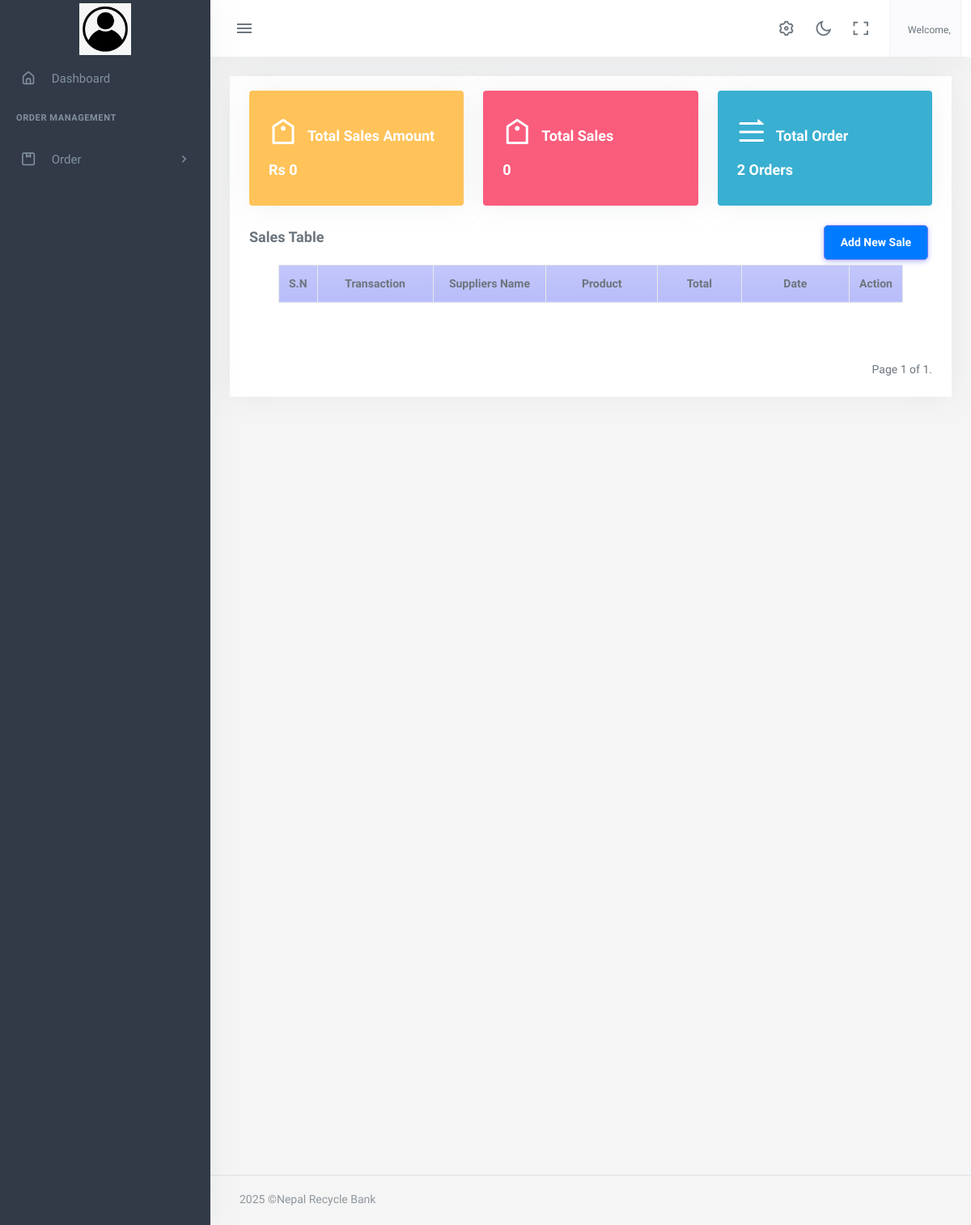
Before: /sales with the older database file.
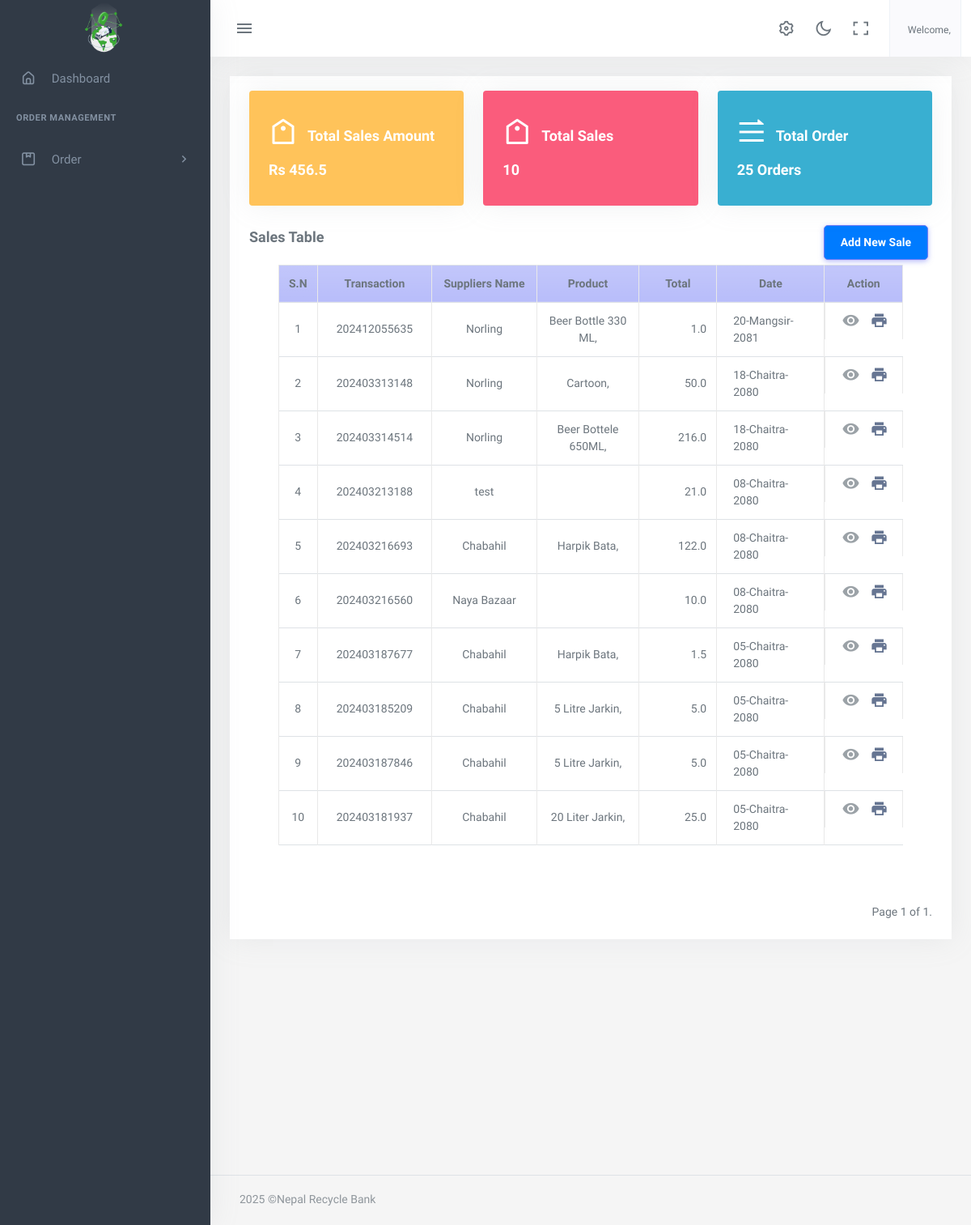
After: the same page with the newer database file.
### app2/models.py (models this page shows)
class AboutUS(models.Model):
    company_name=models.CharField(max_length=100)
    logo= models.ImageField(upload_to='logoimage/')
    address = models.CharField(max_length=1000)
    email = models.EmailField()
    contactNo= models.CharField(max_length=15)
    class Meta:
        ordering =['-id']

class Customers(models.Model):
    companyName=models.CharField(max_length=200)
    ownerName=models.CharField(max_length=200)
    address=models.CharField(max_length=200)
    phoneNo=models.PositiveBigIntegerField()
    def __str__(self):
        return self.ownerName
    class Meta:
        ordering =['-id']

### products/models.py (models this page shows, shortened)
class Invoice(models.Model):
    transaction = models.CharField(max_length = 250, default=generate_transaction_id, editable=False)
    customer = models.ForeignKey(Customers, on_delete=models.CASCADE,related_name='Customers',null=True,blank=True)
    total = models.FloatField(default= 0)
    date_created = models.CharField(max_length=50,default=nepali_datetime.date.today().strftime("%d-%B-%Y"), editable=False)
    def __str__(self):
        return self.transaction
    class Meta:
        ordering =['-id',]

class Invoice_Item(models.Model):
    invoice = models.ForeignKey(Invoice, on_delete=models.CASCADE, null=True, blank=True, related_name='invoice_items')
    product = models.ForeignKey(Product, on_delete=models.CASCADE)
    price = models.FloatField(default=0)
    quantity = models.FloatField(default=0)

class Product(models.Model):
    category = models.ForeignKey(Category, on_delete = models.CASCADE, related_name = 'product_category')
    product_name = models.CharField(max_length = 150)
    product_image = models.ImageField(upload_to='productimage/')
    previous_rate = models.FloatField(default=0)
    rate = models.FloatField()
    unit  = models.ForeignKey(Unit, on_delete= models.SET_NULL, null =True, blank=True, related_name ='product_unit')
    slug = AutoSlugField(populate_from ='product_name')
    order_number = models.IntegerField(null=True, blank=True, default=1)
    class Meta:
        ordering =['order_number']
    def __str__(self):
        return self.product_name

### app2/views.py (the view)
# urls.py: path('sales', views.sales, name='sales'),
def sales(request):
    items_per_page = 10
    sales_list = Invoice.objects.all()
    paginator = Paginator(sales_list, items_per_page)
    page = request.GET.get('page')
    try:
        sales = paginator.page(page)
    except PageNotAnInteger:
        sales = paginator.page(1)
    except EmptyPage:
        sales = paginator.page(paginator.num_pages)
    total_amount = sales_list.aggregate(total_cost=Sum('total'))['total_cost'] or 0
    total_sales= sales_list.count()
    return render(request,'app2/sales_table.html',{'sales':sales,'total_sales':total_sales,'total_amount':total_amount})

### app2/context_processors.py (called while the page is built)
def aboutus(request):
    pick_Up_Plans=Pick_Up_Plan.objects.all()
    aboutus = AboutUS.objects.first()
    return {'contact': aboutus,'details':pick_Up_Plans,'company':aboutus}

def usercount(request):
    totalClient = User.objects.filter(is_user= True).count
    return ({
        'totalClient':totalClient
    })

def invoice(request):
    received_orders = Order.objects.filter(order_status='received')
    paid_amount = received_orders.aggregate(total_cost=Sum('totalPrice'))['total_cost'] or 0
    order = Order.objects.all().count
    unreceived_orders = Order.objects.exclude(Q(order_status='received') | Q(order_status='pending'))
    unpaid_amount = unreceived_orders.aggregate(total_cost=Sum('totalPrice'))['total_cost'] or 0
    return({
        'paidamount':paid_amount,
        'totalOrders':order,
        'unpaidamount':unpaid_amount
    })

def notification(request):
    notifications = Pick_Up_Plan.objects.filter(date=datetime.today())
    return({
        'notifications':notifications
    })

def total_cashbook(request):
    dailytransactions_list = Daily.objects.all()
    grand_total = dailytransactions_list.aggregate(Sum('total'))['total__sum']
    return ({
        'grand_total':grand_total,
    })

### app2/templates/app2/sales_table.html (shortened to what this page needs)
{% extends 'app2/base.html' %}
{% load custome_filter %}
{% load static %}
{%block body %}
<div class="content-page">
  <div class="content">
    <div class="container-fluid">
      <div class="row pt-3">
        <div class="col-lg-12 col-md-12 col-sm-12 col-xs-12">
          <div class="card card-default rounded-0 shadow">
            <div class="card-header">
              <div class="row">
                <div class="col-md-4 ">
                    <div class="card p-3 bg-warning text-white ">
                        <div class="d-flex">
                            <i class="ri-price-tag-line fs-1"></i>
                            <h4 class="ps-2 pt-2"> Total Sales Amount</h4>
                        </div>
                        <h4>Rs {{total_amount}}</h4>
                    </div>
                </div>
                <div class="col-md-4 ">
                    <div class="card p-3 bg-danger text-white ">
                        <div class="d-flex">
                            <i class="ri-price-tag-line fs-1"></i>
                            <h4 class="ps-2 pt-2"> Total Sales</h4>
                        </div>
                        <h4>{{total_sales}}</h4>
                    </div>
                </div>
                <div class="col-md-4 ">
                   <a href="{% url 'dashboard:order_list'%}" style="color: white;"> <div class="card p-3 bg-info text-white">
                        <div class="d-flex">
                            <i class="ri-order-play-line fs-1"></i>
                            <h4 class ="ps-2 pt-2" style="color: white;">Total Order</h4>
                        </div>
                       <h4 style="color: white;"> {{totalOrders}} Orders</h4>
                    </a>
                </div>
              </div>
              <div class="d-flex w-100 align-items-center justify-content-between">
                <h4 class="card-title fw-bold">Sales Table
                </h4>
                <a href="{% url 'dashboard:create_sales' %}" class="card-title fw-bold btn btn-primary btn-sm">Add New Sale</a>
              </div>
            </div>
            <div class="card-body pt-1">
              <div class="container-fluid">
                <table class="table table-bordered" id="product-list">
                  <colgroup>
                    <col width="5%" />
                    <col width="20%" />
                    <col width="20%" />
                    <col width="20%" />
                    <col width="15%" />
                    <col width="25%" />
                    <col width="25%" />
                  </colgroup>
                  <thead>
                    <tr class="bg-gradient bg-primary bg-opacity-50 text-light">
                      <th class="px-2 py-2 text-center">S.N</th>
                      <th class="px-2 py-2 text-center">Transaction</th>
                      <th class="px-2 py-2 text-center">Suppliers Name</th>
                      <th class="px-2 py-2 text-center">Product</th>
                      <th class="px-2 py-2 text-center">Total</th>
                      <th class="px-2 py-2 text-center">Date</th>
                      <th class="px-2 py-2 text-center ">Action</th>
                    </tr>
                  </thead>
                  <tbody>
                    {% for item in sales %}
                    <tr>
                      <td class="px-2 py-1 align-middle text-center">
                        {{ forloop.counter }}
                      </td>
                      <td class="px-2 py-1 align-middle text-center">{{ item }}</td>
                      <td class="px-2 py-1 align-middle text-center">
                        {{ item.customer }}
                      </td>
                      <td class="px-2 py-1 align-middle text-center">
                      {% for product in item.invoice_items.all %}
                        {{product.product}},<br>
                      {% endfor %}
                      </td>
                      <td class="px-2 py-1 align-middle text-end">
                        {{ item.total }}
                      </td>
                      <td>{{item.date_created}}</td>
                      <td class="px-2 py-1 align-middle text-center d-flex">
                                             <a href="{% url 'dashboard:sales_details' item.id %}" class="action-icon" title="view History"> <i class="mdi mdi-eye"></i></a>
                        <a href="{% url 'dashboard:sale_invoice' item.id %}" target="_blank"title="print"><i class="mdi mdi-printer"></i></a>
                      </td>
                    </tr>
                    {% endfor %}
                  </tbody>
                </table>
              </div>
            </div>
              <div class="pagination mt-3">
                <span class="step-links float-center">
                  <span class="current">
                    Page {{ sales.number }} of {{ sales.paginator.num_pages }}.
                  </span>
                </span>
              </div>
          </div>
        </div>
      </div>
    </div>
  </div>
</div>
{% endblock %}

### app2/templates/app2/base.html (shortened to what this page needs)
{% load static %}
<!DOCTYPE html>
<html lang="en">
    <head>
        <link rel="stylesheet" href="{% static 'app2/assets/vendor/jquery-toast-plugin/jquery.toast.min.css'%}">
        <link href="{% static 'app2/assets/css/app-saas.min.css'%}" rel="stylesheet" type="text/css" id="app-style" />
        <link href="{% static 'app2/assets/css/icons.min.css'%}" rel="stylesheet" type="text/css" />
        <link href="{% static 'app2/assets/vendor/bootstrap-datepicker/css/bootstrap-datepicker.min.css'%}" rel="stylesheet" type="text/css" />
        <link href="{% static 'app2/assets/vendor/select2/css/select2.min.css'%}" rel="stylesheet" type="text/css" />
        <link href="{% static 'app2/assets/vendor/datatables.net-bs5/css/dataTables.bootstrap5.min.css'%}" rel="stylesheet" type="text/css" />
        <link href="{% static 'app2/assets/vendor/datatables.net-responsive-bs5/css/responsive.bootstrap5.min.css'%}" rel="stylesheet" type="text/css" />
        <link href="{% static 'app2/assets/css/app-saas.min.css'%}" rel="stylesheet" type="text/css" id="app-style" />
        <link href="{% static 'app2/assets/css/icons.min.css'%}" rel="stylesheet" type="text/css" />
        <link rel="stylesheet" href="https://cdnjs.cloudflare.com/ajax/libs/font-awesome/6.0.0/css/all.min.css">
        <link href="https://cdn.jsdelivr.net/npm/summernote@0.8.16/dist/summernote-lite.min.css" rel="stylesheet">
    </head>
    <link rel="stylesheet" href="https://maxcdn.bootstrapcdn.com/font-awesome/4.7.0/css/font-awesome.min.css">
    <body>
        <div class="wrapper">
            <div class="navbar-custom">
                <div class="topbar container-fluid justify-content-between">
                    <div class="d-flex align-items-center  gap-lg-2 gap-1">
                        <button class="button-toggle-menu sm:float-end">
                            <i class="mdi mdi-menu"></i>
                        </button>
                    </div>
                    <ul class="topbar-menu d-flex align-items-center gap-3">
                        <li class="d-none d-sm-inline-block">
                            <a class="nav-link" data-bs-toggle="offcanvas" href="#theme-settings-offcanvas">
                                <i class="ri-settings-3-line font-22"></i>
                            </a>
                        </li>
                        <li class="d-none d-sm-inline-block">
                            <div class="nav-link" id="light-dark-mode" data-bs-toggle="tooltip" data-bs-placement="left" title="Theme Mode">
                                <i class="ri-moon-line font-22"></i>
                            </div>
                        </li>
                        <li class="d-none d-md-inline-block">
                            <a class="nav-link" href="#" data-toggle="fullscreen">
                                <i class="ri-fullscreen-line font-22"></i>
                            </a>
                        </li>
                        <li class="dropdown">
                            <a class="nav-link dropdown-toggle arrow-none nav-user px-2" data-bs-toggle="dropdown" href="#" role="button" aria-haspopup="false" aria-expanded="false">
                                <span class="d-lg-flex flex-column gap-1 d-none">
                                    <h6 class="my-0 fw-normal">Welcome, {{request.user.name}}</h6>
                                </span>
                            </a>
                        </li>
                    </ul>
                </div>
            </div>
            <div class="leftside-menu">
                <a href="{% url 'dashboard:index' %}" class="logo logo-light">
                    <span class="logo-lg">
                        <img src="{{company.logo.url}}" alt="logo" style="height: 64px;">
                    </span>
                </a>
                <div class="h-100" id="leftside-menu-container" data-simplebar>
                    <ul class="side-nav">
                        <li class="side-nav-item">
                            <a href="{% url 'dashboard:index' %}" class="side-nav-link">
                                <i class="uil-home-alt"></i>
                                <span> Dashboard </span>
                            </a>
                        </li>
                        <li class="side-nav-title">Order Management </li>
                        <li class="side-nav-item">
                            <a data-bs-toggle="collapse" href="#sidebarPages1" aria-expanded="false" aria-controls="sidebarPages" class="side-nav-link">
                                <i class="uil-package"></i>
                                <span> Order </span>
                                <span class="menu-arrow"></span>
                            </a>
                        </li>
                    </ul>
                </div>
            </div>
  {% block body %}
  {% endblock  %}
        <footer class="footer">
            <div class="container-fluid">
                <div class="row">
                    <div class="col-md-6">
                        <script>document.write(new Date().getFullYear())</script> ©Nepal Recycle Bank
                    </div>
                </div>
            </div>
        </footer>
    </div>
                        </body>
                        </html>

### app2/templates/app2/base.html (style rules this page uses)
.btn { margin: 0 5px; padding: 10px 20px; border-radius: 5px; cursor: pointer; }
.btn-primary { background-color: #007bff; color: #fff; }

Changed rows visible on the page:
changed AboutUS: logo: picture added in place of a placeholder
added Invoice: transaction "202412055635", customer "Norling", total "1.0", date_created "20-Mangsir-2081"
added Invoice_Item: product "Beer Bottle 330 ML", shown under "202412055635"
added Invoice: transaction "202403313148", customer "Norling", total "50.0", date_created "18-Chaitra-2080"
added Invoice_Item: product "Cartoon", shown under "202403313148"
added Invoice: transaction "202403314514", customer "Norling", total "216.0", date_created "18-Chaitra-2080"
added Invoice_Item: product "Beer Bottele 650ML", shown under "202403314514"
added Invoice: transaction "202403213188", customer "test", total "21.0", date_created "08-Chaitra-2080"
added Invoice: transaction "202403216693", customer "Chabahil", total "122.0", date_created "08-Chaitra-2080"
added Invoice_Item: product "Harpik Bata", shown under "202403216693"
added Invoice: transaction "202403216560", customer "Naya Bazaar", total "10.0", date_created "08-Chaitra-2080"
added Invoice: transaction "202403187677", customer "Chabahil", total "1.5", date_created "05-Chaitra-2080"
added Invoice_Item: product "Harpik Bata", shown under "202403187677"
added Invoice: transaction "202403185209", customer "Chabahil", total "5.0", date_created "05-Chaitra-2080"
added Invoice_Item: product "5 Litre Jarkin", shown under "202403185209"
added Invoice: transaction "202403187846", customer "Chabahil", total "5.0", date_created "05-Chaitra-2080"
added Invoice_Item: product "5 Litre Jarkin", shown under "202403187846"
added Invoice: transaction "202403181937", customer "Chabahil", total "25.0", date_created "05-Chaitra-2080"
added Invoice_Item: product "20 Liter Jarkin", shown under "202403181937"
Other visible differences:
{{ total_amount }}: "0" → "456.5"
{{ total_sales }}: "0" → "10"
{{ totalOrders }}: "2" → "25"
